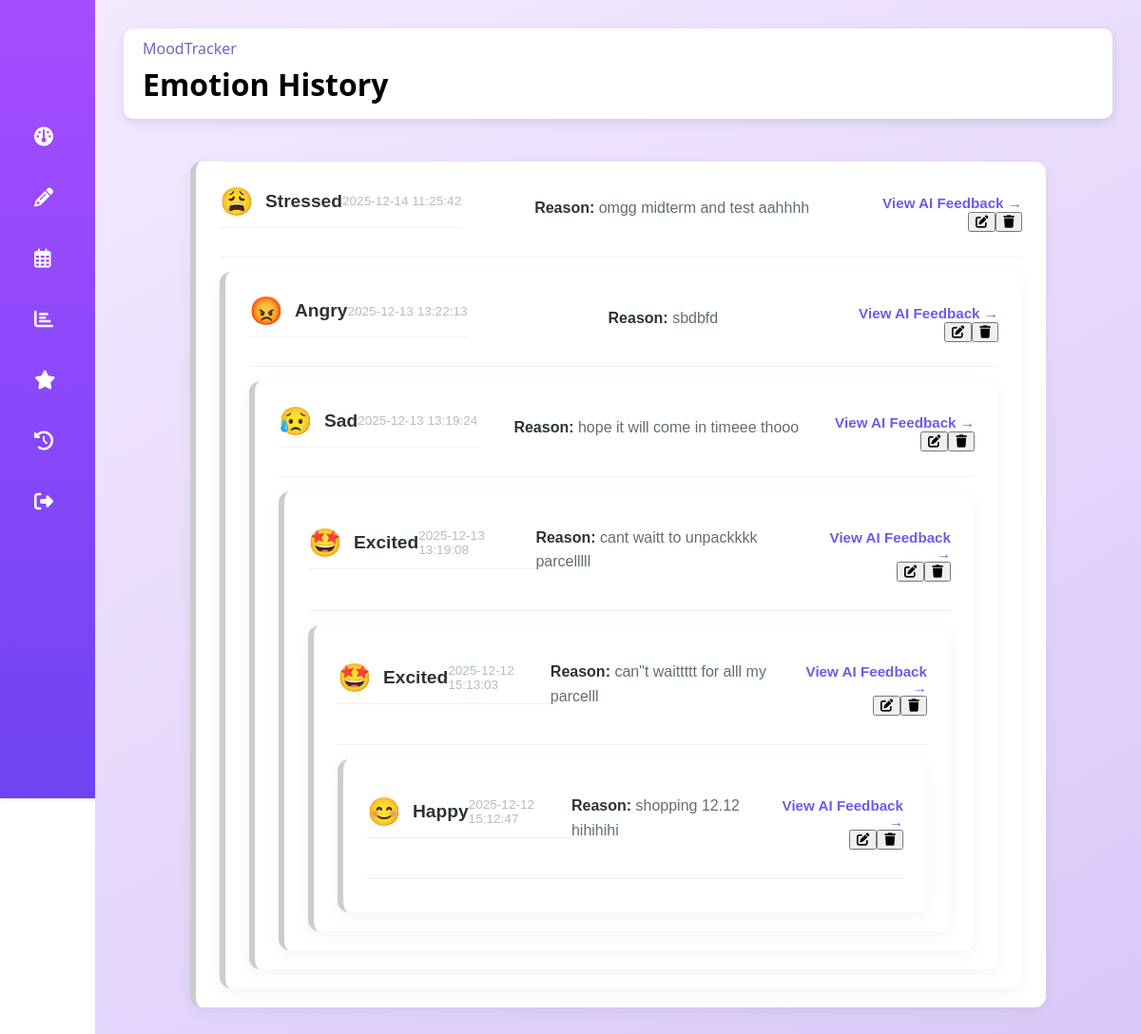
/emotionhistory (signed in), run on the app's committed database.
### tables this page shows
CREATE TABLE emolog (
                   id INTEGER PRIMARY KEY AUTOINCREMENT,
                   username TEXT NOT NULL,
                   emotion_name TEXT NOT NULL,
                   note TEXT,
                   timestamp DATETIME DEFAULT CURRENT_TIMESTAMP, ai_short_feedback TEXT, ai_full_feedback TEXT, thought TEXT,
                   FOREIGN KEY(username) REFERENCES users(username)
            );

### app_package/emotionhistory.py (the view, shortened to what this page needs)
@emotion_history_bp.route("/emotionhistory", methods=["GET", "POST"])
def emotion_history():
    if 'username' not in session:
        flash("Please login to view your history.", "warning")
        return redirect(url_for('auth.login'))
    username = session['username']
    logs = UserManager.get_emotion_logs(username)
    for log in logs:
        style = get_emotion_styling(log['emotion_name'])
        log['emoji'] = style['emoji']
        log['color'] = style['color']
    return render_template("emotion_history.html", logs=logs)

### Databases/userdb.py (called while the page is built)
def get_db(): #return a connection object to database
    db = sqlite3.connect(
        DATABASE,
        detect_types=sqlite3.PARSE_DECLTYPES
    )
    db.row_factory = sqlite3.Row
    return db

### app_package/logemotion.py (called while the page is built)
def get_emotion_styling(emotion):
    return EMOTION_MAP.get(emotion, {'color': '#CCCCCC', 'emoji': '🤷'})

### app_package/users.py (called while the page is built)
    @staticmethod
    def get_emotion_logs(username):
        db = get_db()
        try:
            cursor = db.execute('SELECT * FROM emolog WHERE username = ? ORDER BY timestamp DESC', (username,))
            return [dict(row) for row in cursor.fetchall()]
        finally:
            db.close()

### app_package/templates/emotion_history.html (shortened to what this page needs)
<!DOCTYPE html>
<html lang="en">
<head>
    <link rel="stylesheet" href="https://cdnjs.cloudflare.com/ajax/libs/font-awesome/6.4.0/css/all.min.css">
    <link rel="stylesheet" href="{{ url_for('static', filename='style.css') }}">
</head>
<body>
    <div class="layout">
        <div class="sidebar">
            <div class="logo2"></div>
            <nav>
            <ul class="menu">
                <li class="active">
                    <a href="/dashboard" >
                        <i class="fa fa-dashboard"></i>
                    </a>
                </li>
                <li class="active">
                    <a href="/log_emotion">
                        <i class="fas fa-pencil-alt"></i>
                    </a>
                </li>
                <li class="active">
                    <a href="/mood_calendar">
                        <i class="far fa-calendar-alt"></i>
                    </a>
                </li>
                <li class="active">
                    <a href="/mood_statistics">
                        <i class="fas fa-chart-bar"></i>
                    </a>
                </li>
                <li class="active">
                    <a href="/ai_feedback">
                        <i class="fas fa-star"></i>
                    </a>
                </li>
                <li class="active">
                    <a href="/emotionhistory">
                        <i class="fas fa-history"></i>
                    </a>
                </li>
                <li class="active">
                    <a href="/logout">
                        <i class="fas fa-sign-out-alt"></i>
                    </a>
                </li>
            </ul>
            </nav>
        </div>
        <div class="main-section">
            <header class="topbar">
                <div class="header-title">
                    <span>MoodTracker</span>
                    <h1>Emotion History</h1>
                </div>
            </header>
            <div class="history-content">
                {% if logs %}
                    <div class="history-list">
                        {% for log in logs %}
                        <div class="history-card" id="log-{{ log.id }}">
                            <div class="card-header">
                            <div class="card-header">
                                <div class="emotion-info">
                                    <span class="emotion-emoji">{{ log.emoji }}</span>
                                    <span class="emotion-name">{{ log.emotion_name }}</span>
                                </div>
                                <div class="date-info">
                                    {{ log.timestamp }}
                                </div>
                            </div>
                            <div class="card-body">
                                {% if log.note %}
                                    <p><strong>Reason:</strong> {{ log.note }}</p>
                                {% endif %}
                            </div>
                            <div class="card-footer">
                                <a href="/ai_feedback/{{ log.id }}" class="view-feedback-link">View AI Feedback &rarr;</a>
                                <div class="card-actions">
                                    <button class="icon-btn edit-btn" title="Edit Entry"
                                            data-id="{{ log.id }}"
                                            data-emotion="{{ log.emotion_name }}"
                                            data-note="{{ log.note or '' }}"
                                            data-thought="{{ log.thought or '' }}"
                                            onclick="prepareEditModal(this)">
                                        <i class="fas fa-edit"></i>
                                        <form method="POST" style="display:inline;" onsubmit="return confirm('Are you sure you want to delete this memory permanently?');">
                                            <button type="submit" class="icon-btn delete-btn" title="Delete Entry">
                                                <i class="fas fa-trash"></i>
                                            </button>
                                        </form>
                                    </button>
                                </div>
                            </div>
                        </div>
                        {% endfor %}
                    </div>
                {% else %}
                    <div class="no-history">
                        <p>No emotion history found. <a href="/log_emotion">Log your first emotion</a>.</p>
                    </div>
                {% endif %}
            </div>
        </div>
    </div>
</body>
</html>

### static/style.css (style rules this page uses)
html, body { margin: 0; padding: 0; height: 100%; width: 100%; cursor: default; }
.layout { display: flex; border: none; outline: none; box-sizing: border-box; font-family: "Segoe UI", Arial, sans-serif; }
.sidebar { width: 60px; height: 100vh; background: #c84ffc; color: white; padding: 20px; box-shadow: 10px 0 8px rgba(0,0,0,0.1); background: linear-gradient(180deg, #a64dff, #6f43f3); transition: all 0.5s linear; position: sticky; top: 0; left: 0; bottom: 0; overflow: hidden; }
.logo2 { height:80px; padding: 0; }
.menu { height:70%; position: relative; list-style: none; padding: 0; align-items: center; }
.menu li { margin: 8px 0; padding: 1rem; align-items: center; border-radius: 8px; transition: all 0.5s ease-in-out; background: transparent; }
.menu li:hover, .active { background: rgba(253, 189, 189, 0.44); }
.menu a { color: #ffffff; text-decoration: none; font-size: 18px; display: flex; align-items: center; gap: 15px; }
.menu a i { font-size: 20px; }
.main-section { flex: 1; background: #dccbf3; box-shadow: #6c4bbf 15px 0px 15px; background:linear-gradient(150deg, #f3eaff, #d9c8f8); padding: 30px ; position: relative; width: 100%; }
.topbar { display: flex; justify-content: space-between; align-items: center; flex-wrap: wrap; background: #ffffff; border-radius: 10px; padding: 10px 20px; margin-bottom: 15px; box-shadow: 0 4px 12px rgba(0,0,0,0.1); cursor: default; }
.header-title { color:rgba(118,99,186,255); }
.header-title h1 { color:#000000; margin-top: 5px; margin-bottom: 5px; }
.history-content { padding: 30px; max-width: 900px; margin: 0 auto; font-family: Arial, sans-serif; }
.history-list { display: flex; flex-direction: column; gap: 20px; }
.history-card { background: white; border-radius: 12px; padding: 20px 25px; box-shadow: 0 4px 15px rgba(0,0,0,0.05); transition: transform 0.2s ease, box-shadow 0.2s ease; border-left: 6px solid #ccc; position: relative; cursor: default; }
.card-header { display: flex; justify-content: space-between; align-items: center; margin-bottom: 15px; padding-bottom: 10px; border-bottom: 1px solid #f0f0f0; }
.emotion-info { display: flex; align-items: center; }
.emotion-emoji { font-size: 1.8rem; margin-right: 12px; }
.emotion-name { font-weight: 700; font-size: 1.2rem; color: #2d3436; }
.date-info { color: #b2bec3; font-size: 0.85rem; font-weight: 500; }
.card-body { margin-bottom: 20px; color: #636e72; line-height: 1.6; }
.card-body p { margin-bottom: 8px; }
.card-body strong { color: #2d3436; font-weight: 600; }
.card-footer { text-align: right; }
.view-feedback-link { color: #6c5ce7; text-decoration: none; font-weight: 600; font-size: 0.95rem; transition: color 0.2s; display: inline-flex; align-items: center; }

### data on the page
emolog: emoji "😩", emotion_name "Stressed", timestamp "2025-12-14 11:25:42", note "omgg midterm and test aahhhh"
emolog: emoji "😡", emotion_name "Angry", timestamp "2025-12-13 13:22:13", note "sbdbfd"
emolog: emoji "😥", emotion_name "Sad", timestamp "2025-12-13 13:19:24", note "hope it will come in timeee thooo"
emolog: emoji "🤩", emotion_name "Excited", timestamp "2025-12-13 13:19:08", note "cant waitt to unpackkkk parcelllll"
emolog: emoji "🤩", emotion_name "Excited", timestamp "2025-12-12 15:13:03", note "can\"t waittttt for alll my parcelll"
emolog: emoji "😊", emotion_name "Happy", timestamp "2025-12-12 15:12:47", note "shopping 12.12 hihihihi"
